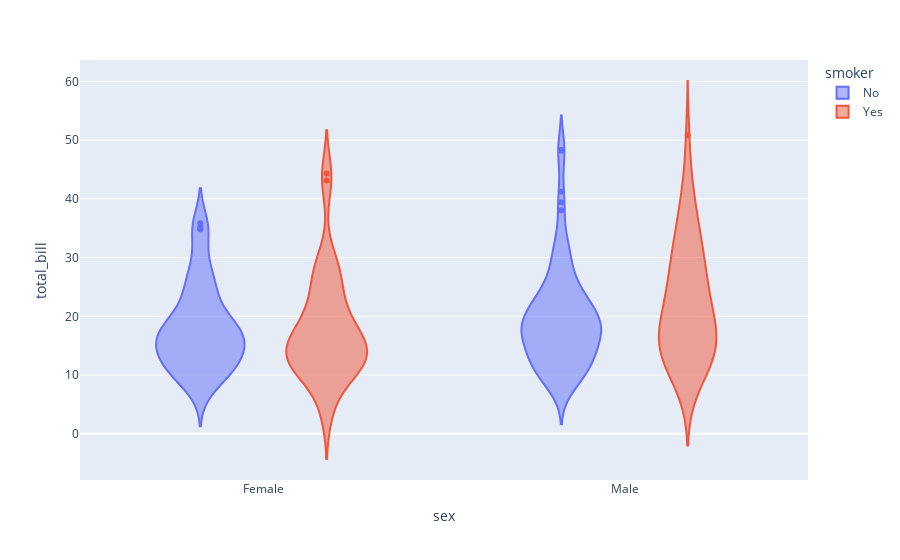

Here is the notebook cell this chart was saved with:
### Code cell
px.violin(df, x='sex', y='total_bill', color='smoker')

### Figure 1 — Plotly figure (JSON) as saved in the notebook; plotly's stock layout.template omitted (floating-point values rounded to 4 significant figures; data arrays with more than 128 entries replaced by an {"elided": "..."} marker saying what was removed)
{"data": [{"alignmentgroup": "True", "box": {"visible": false}, "hovertemplate": "smoker=No<br>sex=%{x}<br>total_bill=%{y}<extra></extra>", "legendgroup": "No", "marker": {"color": "#636efa"}, "name": "No", "offsetgroup": "No", "orientation": "v", "scalegroup": "True", "showlegend": true, "type": "violin", "x": {"elided": "151 str values"}, "x0": " ", "xaxis": "x", "y": {"elided": "151 float values"}, "y0": " ", "yaxis": "y"}, {"alignmentgroup": "True", "box": {"visible": false}, "hovertemplate": "smoker=Yes<br>sex=%{x}<br>total_bill=%{y}<extra></extra>", "legendgroup": "Yes", "marker": {"color": "#EF553B"}, "name": "Yes", "offsetgroup": "Yes", "orientation": "v", "scalegroup": "True", "showlegend": true, "type": "violin", "x": ["Male", "Male", "Male", "Male", "Male", "Male", "Female", "Male", "Female", "Female", "Male", "Male", "Male", "Male", "Female", "Female", "Male", "Male", "Male", "Male", "Female", "Female", "Female", "Female", "Male", "Male", "Male", "Female", "Male", "Female", "Female", "Female", "Male", "Male", "Male", "Male", "Male", "Male", "Male", "Male", "Female", "Male", "Male", "Male", "Male", "Male", "Male", "Female", "Male", "Female", "Male", "Male", "Female", "Male", "Male", "Male", "Male", "Female", "Female", "Male", "Male", "Female", "Female", "Female", "Male", "Female", "Male", "Male", "Male", "Female", "Male", "Male", "Female", "Female", "Female", "Male", "Male", "Male", "Female", "Male", "Female", "Male", "Male", "Female", "Female", "Female", "Male", "Male", "Male", "Male", "Male", "Female", "Male"], "x0": " ", "xaxis": "x", "y": [38.01, 11.24, 20.29, 13.81, 11.02, 18.29, 3.07, 15.01, 26.86, 25.28, 17.92, 19.44, 32.68, 28.97, 5.75, 16.32, 40.17, 27.28, 12.03, 21.01, 11.35, 15.38, 44.3, 22.42, 15.36, 20.49, 25.21, 14.31, 16, 17.51, 10.59, 10.63, 50.81, 15.81, 7.25, 31.85, 16.82, 32.9, 17.89, 14.48, 9.6, 34.63, 34.65, 23.33, 45.35, 23.17, 40.55, 20.9, 30.46, 18.15, 23.1, 15.69, 19.81, 28.44, 15.48, 16.58, 10.34, 43.11, 13, 13.51, 18.71, 12.74, 13, 16.4, 20.53, 16.47, 26.59, 38.73, 24.27, 12.76, 30.06, 25.89, 13.27, 28.17, 12.9, 28.15, 11.59, 7.74, 30.14, 12.16, 13.42, 8.58, 13.42, 16.27, 10.09, 22.12, 24.01, 15.69, 15.53, 12.6, 32.83, 27.18, 22.67], "y0": " ", "yaxis": "y"}], "layout": {"legend": {"title": {"text": "smoker"}, "tracegroupgap": 0}, "margin": {"t": 60}, "violinmode": "group", "xaxis": {"anchor": "y", "domain": [0, 1], "title": {"text": "sex"}}, "yaxis": {"anchor": "x", "domain": [0, 1], "title": {"text": "total_bill"}}}}
